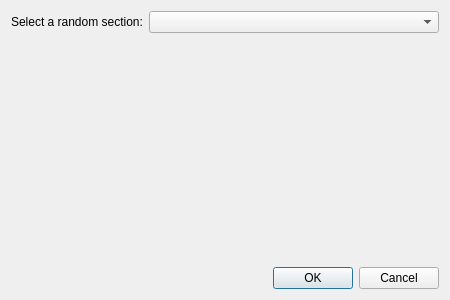
<?xml version="1.0" encoding="UTF-8"?>
<ui version="4.0">
 <class>CXDlgPropertyModelIncision</class>
 <widget class="QDialog" name="CXDlgPropertyModelIncision">
  <property name="geometry">
   <rect>
    <x>0</x>
    <y>0</y>
    <width>450</width>
    <height>300</height>
   </rect>
  </property>
  <property name="windowTitle">
   <string>Incision of property model</string>
  </property>
  <layout class="QGridLayout" name="gridLayout">
   <item row="0" column="0">
    <widget class="QLabel" name="m_pLabel">
     <property name="text">
      <string>Select a random section:</string>
     </property>
    </widget>
   </item>
   <item row="0" column="1">
    <widget class="QComboBox" name="m_cbbRS"/>
   </item>
   <item row="1" column="1">
    <spacer name="verticalSpacer">
     <property name="orientation">
      <enum>Qt::Vertical</enum>
     </property>
     <property name="sizeHint" stdset="0">
      <size>
       <width>20</width>
       <height>40</height>
      </size>
     </property>
    </spacer>
   </item>
   <item row="2" column="1">
    <widget class="QDialogButtonBox" name="m_pBtnBox">
     <property name="standardButtons">
      <set>QDialogButtonBox::Cancel|QDialogButtonBox::Ok</set>
     </property>
    </widget>
   </item>
  </layout>
 </widget>
 <layoutdefault spacing="6" margin="11"/>
 <resources/>
 <connections/>
</ui>
